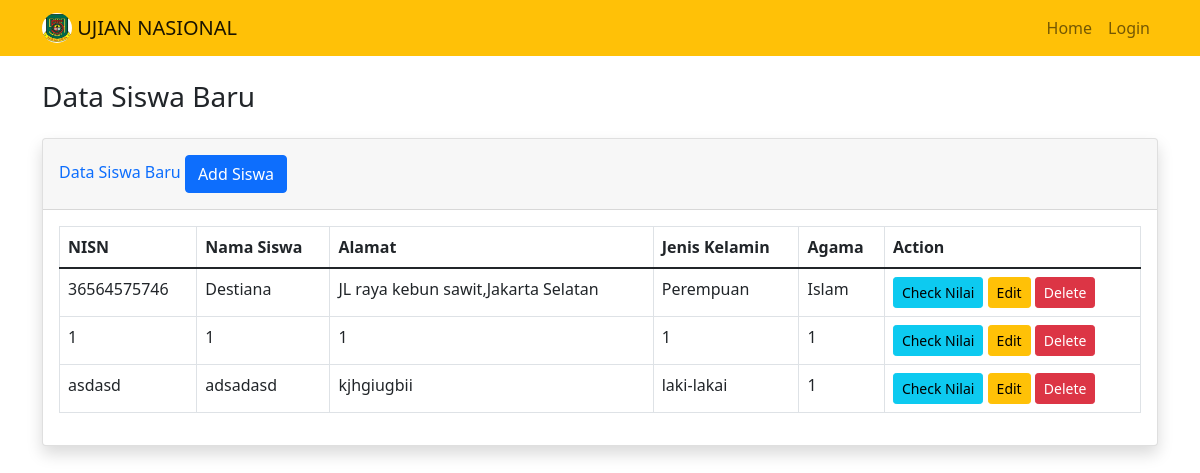
/listStudent.php, run on an earlier commit of the app's database.
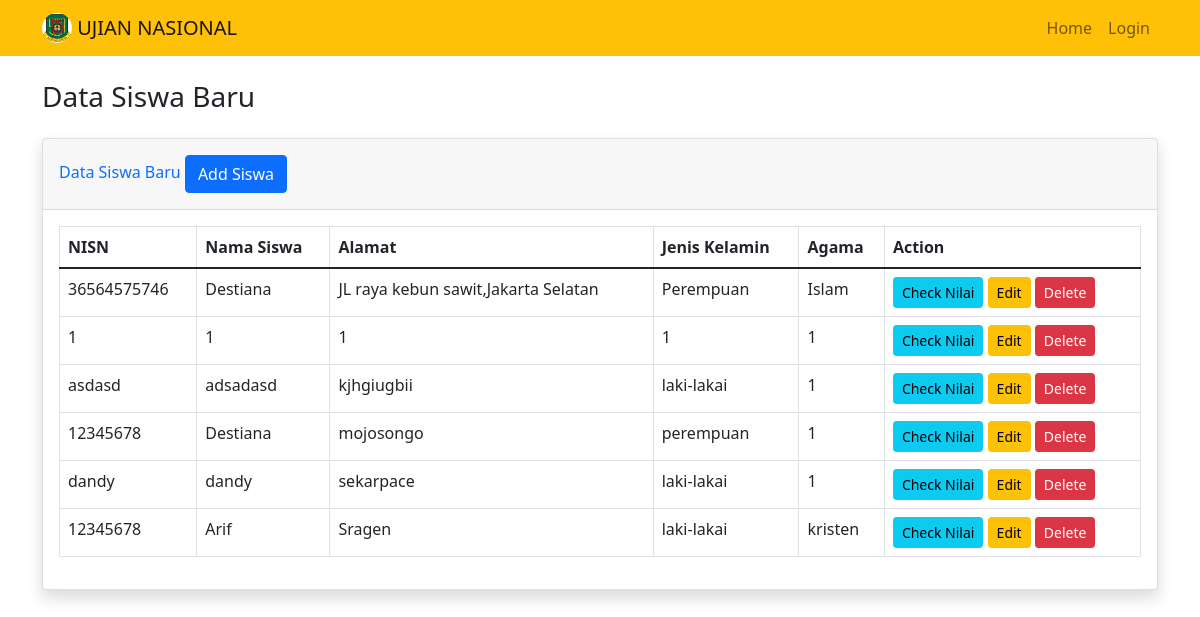
And on a later commit of the database.
### tables this page shows
CREATE TABLE `student` (
  `id` int(11) NOT NULL,
  `nisn` char(11) NOT NULL,
  `nama` varchar(255) NOT NULL,
  `alamat` varchar(255) NOT NULL,
  `jenis_kelamin` varchar(255) NOT NULL,
  `agama` varchar(100) NOT NULL,
  `bindo` int(11) NOT NULL,
  `mtk` int(11) NOT NULL,
  `ipa` int(11) NOT NULL,
  `ips` int(11) NOT NULL
);

### listStudent.php (the view, shortened to what this page needs)
<?php
include('php/db.php');
$query = mysqli_query($conn, "SELECT *FROM student");
?>
<!DOCTYPE html>
<html lang="en">
<head>
  <link href="https://cdn.jsdelivr.net/npm/bootstrap@5.1.3/dist/css/bootstrap.min.css" rel="stylesheet">
</head>
<body">
  <?php require "components/navbar.php"?>
  <div class="container">
   <div class="d-sm-flex align-items-center justify-content-between mb-4">
        <h1 class="h3 mb-0 text-gray-800">Data Siswa Baru</h1>
    </div>
    <div class="row-md-12">
        <div class="card shadow mb-4">
            <div class="card-header py-3">
                <h6 class="m-0 font-weight-bold text-primary">Data Siswa Baru
                    <a href="verifySuccess.php" class="btn btn-primary float-right">Add Siswa</a>
                </h6>
            </div>
            <div class="card-body">
                <div class="table-responsive">
                    <table class="table table-bordered" id="dataTable" width="100%" cellspacing="0">
                        <thead>
                            <tr>
                                <th>NISN</th>
                                <th>Nama Siswa</th>
                                <th>Alamat</th>
                                <th>Jenis Kelamin</th>
                                <th>Agama</th>
                                <th>Action</th>
                            </tr>
                        </thead>
                        <tbody>
                            <?php
                            foreach ($query as $row) {
                            ?>
                                <tr>
                                    <td><?= $row['nisn']; ?></td>
                                    <td><?= $row['nama']; ?></td>
                                    <td><?= $row['alamat']; ?></td>
                                    <td><?= $row['jenis_kelamin']; ?></td>
                                    <td><?= $row['agama']; ?></td>
                                    <td>
                                        <a href="cekNilai.php?id=<?= $row['id']; ?>" class="btn btn-info btn-sm">Check Nilai</a>
                                        <a href="" class="btn btn-warning btn-sm">Edit</a>
                                        <a href="deleteSiswa.php?id=<?= $row['id']; ?>" class="btn btn-danger btn-sm">Delete</a>
                                    </td>
                                </tr>
                            <?php } ?>
                        </tbody>
                    </table>
                </div>
            </div>
        </div>
  </div>
</body>
</html>

### components/navbar.php
<nav class="navbar navbar-expand-lg navbar-light bg-warning mb-4">
  <div class="container">
    <a class="navbar-brand" href="#">
      <img src="img/logo.jpg" width="30" height="30" class="d-inline-block align-top rounded-circle" alt="">
      UJIAN NASIONAL
    </a>
    <div id="navbarNav">
      <ul class="navbar-nav justify-content-end">
        <li class="nav-item">
          <a class="nav-link" href="index.php">Home</span></a>
        </li>
        <?php if($_SESSION['rule'] == 'admin'){?>
          <li class="nav-item">
            <a class="nav-link" href="listStudent.php">List student</a>
          </li>
          <li class="nav-item">
            <a class="nav-link" href="php/logout.php">Logout</a>
          </li>
        <?php } else if($_SESSION['rule'] == 'user'){?>
          <li class="nav-item">
            <a class="nav-link" href="php/logout.php">Logout</a>
          </li>
        <?php } else {?>
          <li class="nav-item">
            <a class="nav-link" href="login.php">Login</a>
          </li>
        <?php } ?>
      </ul>
    </div>
  </div>
</nav>

What changed in the data, as far as the page shows it:
added student: nisn "12345678", nama "Destiana", alamat "mojosongo", jenis_kelamin "perempuan", agama "1"
added student: nisn "dandy", nama "dandy", alamat "sekarpace", jenis_kelamin "laki-lakai", agama "1"
added student: nisn "12345678", nama "Arif", alamat "Sragen", jenis_kelamin "laki-lakai", agama "kristen"
